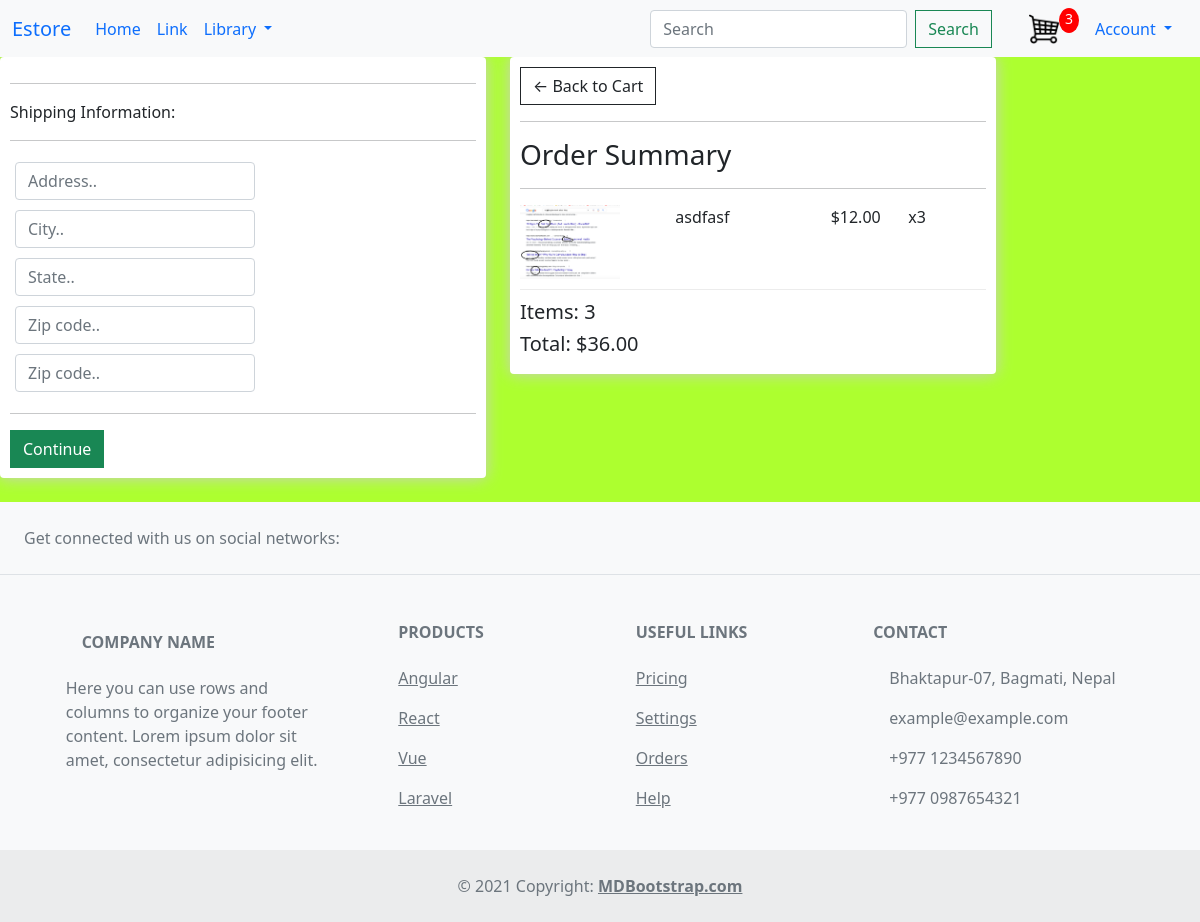
/check-out/ (signed in), run on the app's committed database.
### store/models.py (models this page shows, shortened)
class OrderItem(models.Model):
    product = models.ForeignKey(Product, on_delete = models.SET_NULL, null=True)
    order = models.ForeignKey(Order, on_delete = models.SET_NULL, null=True)
    quantity = models.IntegerField(default=0, null=True, blank=True)
    date_added = models.DateTimeField(auto_now_add=True)
    @property
    def get_total(self):
        total = self.product.price * self.quantity
        return total

class Product(models.Model):
    category = models.ForeignKey(Category,related_name='product', on_delete=models.CASCADE)
    title = models.CharField(max_length=100)
    author = models.CharField(max_length=100, default='admin')
    description = models.TextField(blank=True)
    image = models.ImageField(upload_to = 'images/')
    slug = models.SlugField(max_length=100)
    price = models.DecimalField(max_digits=4, decimal_places=2)
    in_stock = models.BooleanField(default=True)
    is_active = models.BooleanField(default=True)
    created = models.DateTimeField(auto_now_add=True)
    updated = models.DateTimeField(auto_now=True)
    class Meta:
        verbose_name_plural = 'Product'
        ordering = ('-created', )

class Order(models.Model):
    customer = models.ForeignKey(Customer, on_delete = models.SET_NULL, null=True, blank=True)# many to one relationship
    date_ordered = models.DateField(auto_now_add=True)
    complete = models.BooleanField(default=False, null=True, blank=False) # if complete is false that mean it is open cart, can continue to add items to that cart
    transaction_id = models.CharField(max_length=100, null=True)
    @property
    def shipping(self):
        shipping = False
        orderitems = self.orderitem_set.all()
        for i in orderitems:
        	shipping = True
        return shipping
    @property
    def get_cart_total(self):
        orderitems = self.orderitem_set.all()
        total = sum([item.get_total for item in orderitems])
        return total
    @property
    def get_cart_items(self):
        orderitems = self.orderitem_set.all()
        total = sum([item.quantity for item in orderitems])
        return total

### store/views.py (the view)
# urls.py: path('check-out/', views.checkout, name = 'checkout'),
@login_required
def checkout(request):
    customer = request.user.customer
    order, created = Order.objects.get_or_create(customer = customer, complete = False)
    items = order.orderitem_set.all()
    cartItems = order.get_cart_items
    context = {'items': items, 'order':order, 'cartItems':cartItems}
    return render(request, 'store/checkout.html', context)

### store/models.py (called while the page is built)
    def get_absolute_url(self):#for dynamic link for category
        return reverse('store:category_list', args=[self.slug])

### store/views.py (called while the page is built)
def categories(request):
    return{
        'categories': Category.objects.all()
    }

### store/templates/store/checkout.html (shortened to what this page needs)
{% extends 'base.html' %}
{% load static %}
{% block content %}
<div class="row">
     <div class="col-lg-5">
          <div class="box-element" id="form-wrapper">
               <form id="form">
                    <div id="shipping-info">
                         <hr>
                         <p>Shipping Information:</p>
                         <hr>
                         <div class="form-field">
                              <input class="form-control" type="text" name="address" placeholder="Address..">
                         </div>
                         <div class="form-field">
                              <input class="form-control" type="text" name="city" placeholder="City..">
                         </div>
                         <div class="form-field">
                              <input class="form-control" type="text" name="state" placeholder="State..">
                         </div>
                         <div class="form-field">
                              <input class="form-control" type="text" name="zipcode" placeholder="Zip code..">
                         </div>
                         <div class="form-field">
                              <input class="form-control" type="text" name="country" placeholder="Zip code..">
                         </div>
                    </div>
                    <hr>
                    <input id="form-button" class="btn btn-success btn-block" type="submit" value="Continue">
               </form>
          </div>
          <br>
     </div>
     <div class="col-lg-5">
          <div class="box-element">
               <a  class="btn btn-outline-dark" href="{% url 'store:cart' %}">&#x2190; Back to Cart</a>
               <hr>
               <h3>Order Summary</h3>
               <hr>
               {% for item in items %}
               <div class="cart-row">
                    <div style="flex:2"><img class="row-image" src="{{item.product.image.url}}"></div>
                    <div style="flex:2"><p>{{item.product.title}}</p></div>
                    <div style="flex:1"><p>${{item.product.price|floatformat:2}}</p></div>
                    <div style="flex:1"><p>x{{item.quantity}}</p></div>
               </div>
               {% endfor %}
               <h5>Items:   {{order.get_cart_items}}</h5>
               <h5>Total:   ${{order.get_cart_total|floatformat:2}}</h5>
          </div>
     </div>
</div>
{% endblock content %}

### staticFiles/css/main.css (style rules this page uses)
body { background-color:greenyellow; }
.box-element { box-shadow:hsl(0, 0%, 80%) 0 0 16px; background-color: #fff; border-radius: 4px; padding: 10px; }
.btn { border-radius: 0; }
.row-image { width: 100px; }
.form-field { width:250px; display: inline-block; padding: 5px; }
.cart-row { display: flex; align-items: flex-stretch; padding-bottom: 10px; margin-bottom: 10px; border-bottom: 1px solid #ececec; }

### data on the page
OrderItem: product.image (picture), product "asdfasf", product.price "12.00", quantity "3"
Order: get_cart_items "3", get_cart_total "36.00"

### other printed values
{{ cartItems }} "3"
